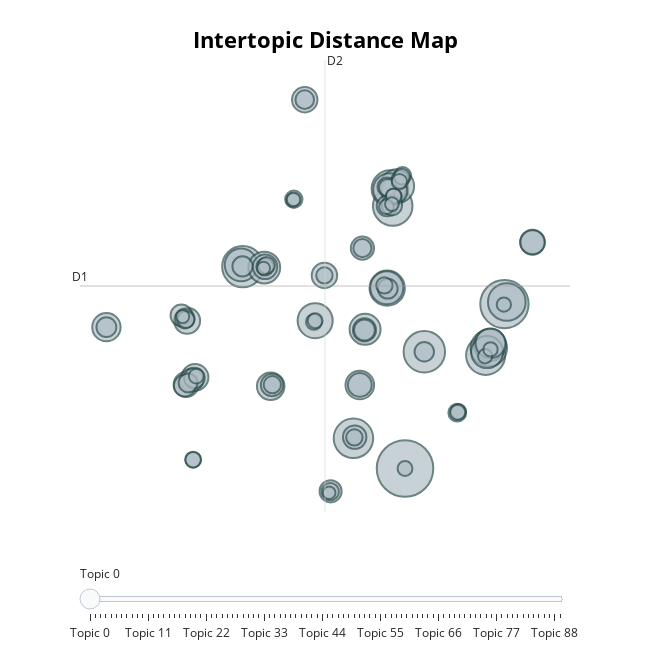

The notebook cell this image was saved under:
### Markdown cell above
## 2.9 Unsupervised Sub-Topic Discovery (BERTopic)

### Code cell
# Run BERTopic on Sample
# We use the pre-computed embeddings to save time
topic_model = BERTopic(embedding_model=model, verbose=True)
topics, probs = topic_model.fit_transform(embed_sample['text'].tolist(), embeddings)

# Show Top Topics
print("Top Topics Discovered:")
print(topic_model.get_topic_info().head(10))

# Visualize Topics
topic_model.visualize_topics()
